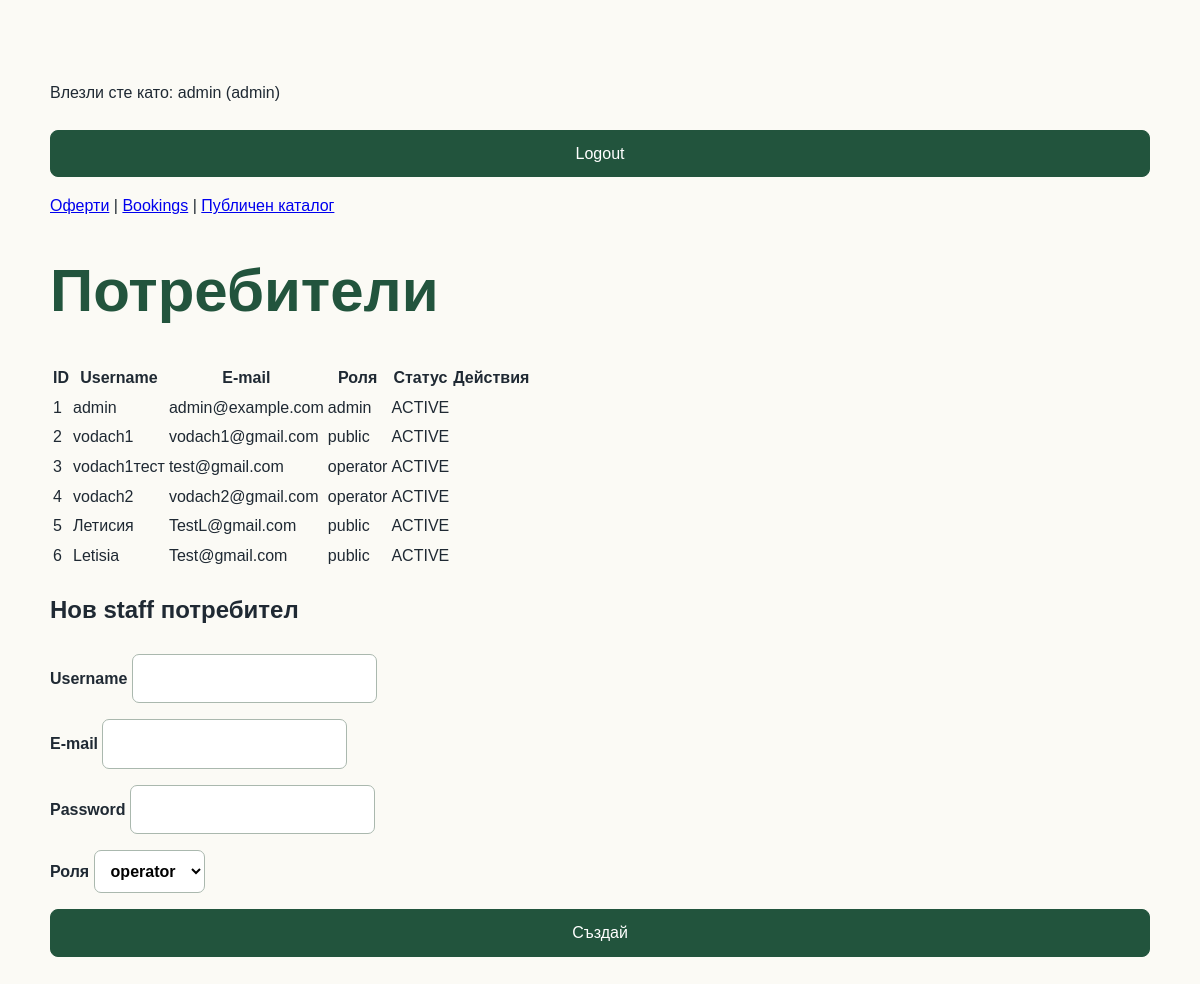
Page /admin/users (signed in) on the committed database.
### tables this page shows
CREATE TABLE users (
                id INTEGER PRIMARY KEY AUTOINCREMENT,
                username TEXT NOT NULL UNIQUE,
                email TEXT NOT NULL UNIQUE,
                password_hash TEXT NOT NULL,
                role TEXT NOT NULL
                    CHECK(role IN ('public', 'operator', 'admin')),
                status TEXT NOT NULL
                    CHECK(status IN (
                        'ACTIVE',
                        'PENDING_APPROVAL',
                        'DISABLED'
                    )),
                created_at TEXT NOT NULL DEFAULT CURRENT_TIMESTAMP
            );

### app.py (the view)
@app.route("/admin/users")
@role_required("admin")
def admin_users():
    with get_connection() as connection:
        users = connection.execute(
            """
            SELECT id, username, email, role, status, created_at
            FROM users
            ORDER BY id
            """
        ).fetchall()
    return render_template("admin_users.html", users=users)

### app.py (called while the page is built)
def get_connection():
    connection = sqlite3.connect(DB_PATH)
    connection.row_factory = sqlite3.Row
    connection.execute("PRAGMA foreign_keys = ON")
    return connection

def role_required(*allowed_roles):
    def decorator(view):
        @wraps(view)
        def wrapped_view(*args, **kwargs):
            if "user_id" not in session:
                return redirect(url_for("login"))
            if session.get("role") not in allowed_roles:
                abort(403)
            return view(*args, **kwargs)
        return wrapped_view
    return decorator

def get_csrf_token():
    token = session.get("csrf_token")
    if token is None:
        token = secrets.token_hex(32)
        session["csrf_token"] = token
    return token

@app.context_processor
def inject_csrf_token():
    return {
        "csrf_token": get_csrf_token
    }

### templates/admin_users.html (shortened to what this page needs)
<!DOCTYPE html>
<html lang="bg">
<head>
    <link rel="stylesheet"
          href="{{ url_for('static', filename='styles.css') }}">
</head>
<body>
<main class="section container">
    <p>
      Влезли сте като:
      {{ session["username"] }}
      ({{ session["role"] }})
    </p>
    <form method="post" action="{{ url_for('logout') }}">
      <button type="submit">Logout</button>
    </form>
    <p>
      <a href="{{ url_for('admin_tours') }}">Оферти</a> |
      <a href="{{ url_for('booking_list') }}">Bookings</a> |
      <a href="{{ url_for('home') }}">Публичен каталог</a>
    </p>
    <h1>Потребители</h1>
    <table>
        <thead>
            <tr>
                <th>ID</th>
                <th>Username</th>
                <th>E-mail</th>
                <th>Роля</th>
                <th>Статус</th>
                <th>Действия</th>
            </tr>
        </thead>
        <tbody>
        {% for user in users %}
            <tr>
                <td>{{ user["id"] }}</td>
                <td>{{ user["username"] }}</td>
                <td>{{ user["email"] }}</td>
                <td>{{ user["role"] }}</td>
                <td>{{ user["status"] }}</td>
                <td>
                </td>
            </tr>
        {% endfor %}
        </tbody>
    </table>
    <h2>Нов staff потребител</h2>
    <form method="post" action="{{ url_for('staff_user_create') }}">
        <label>Username
            <input name="username" autocomplete="off" required>
        </label>
        <label>E-mail
            <input name="email" type="email" autocomplete="off" required>
        </label>
        <label>Password
            <input name="password" type="password"
                   minlength="8" autocomplete="new-password" required>
        </label>
        <label>Роля
            <select name="role" required>
                <option value="operator">operator</option>
            </select>
        </label>
        <button type="submit">Създай</button>
    </form>
</main>
</body>
</html>

### static/styles.css (style rules this page uses)
:root { --green: #22543d; --green-2: #2f855a; --paper: #fbfaf5; --soft: #eef6ef; --ink: #1f2933; --border: #d9e4dc; }
* { box-sizing: border-box; }
body { margin: 0; font-family: Arial, sans-serif; color: var(--ink); background: var(--paper); line-height: 1.6; }
.container { width: min(1100px, 92%); margin: 0 auto; }
h1 { color: var(--green); font-size: clamp(2.2rem, 5vw, 4.4rem); line-height: 1.05; }
.section { padding: 64px 0; }
form { display: grid; gap: 16px; margin-top: 24px; }
label { font-weight: 700; }
input, select, textarea { font: inherit; padding: 11px 12px; border: 1px solid #aab8ae; border-radius: 7px; background: white; }
button { font: inherit; padding: 10px 16px; border: 1px solid var(--green); border-radius: 8px; background: var(--green); color: white; cursor: pointer; }

### rows in the picture
users: id "1", username "admin", email "admin@example.com", role "admin", status "ACTIVE"
users: id "2", username "vodach1", email "vodach1@gmail.com", role "public", status "ACTIVE"
users: id "3", username "vodach1тест", email "test@gmail.com", role "operator", status "ACTIVE"
users: id "4", username "vodach2", email "vodach2@gmail.com", role "operator", status "ACTIVE"
users: id "5", username "Летисия", email "TestL@gmail.com", role "public", status "ACTIVE"
users: id "6", username "Letisia", email "Test@gmail.com", role "public", status "ACTIVE"

### other values in the picture
{{ session["username"] }} "admin"
{{ session["role"] }} "admin"
